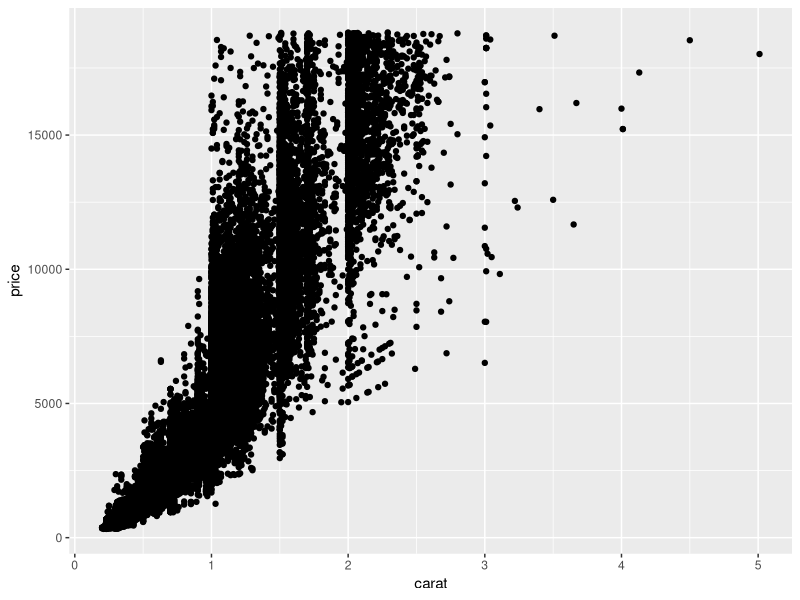
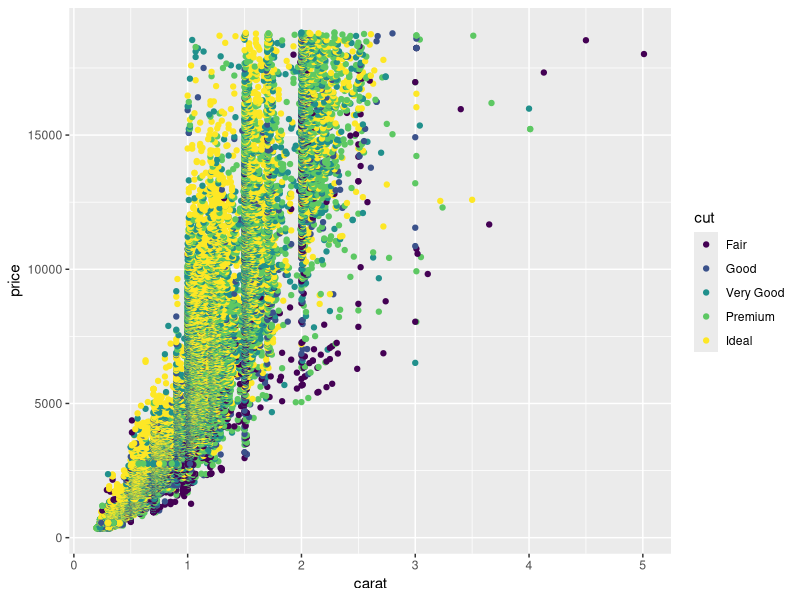
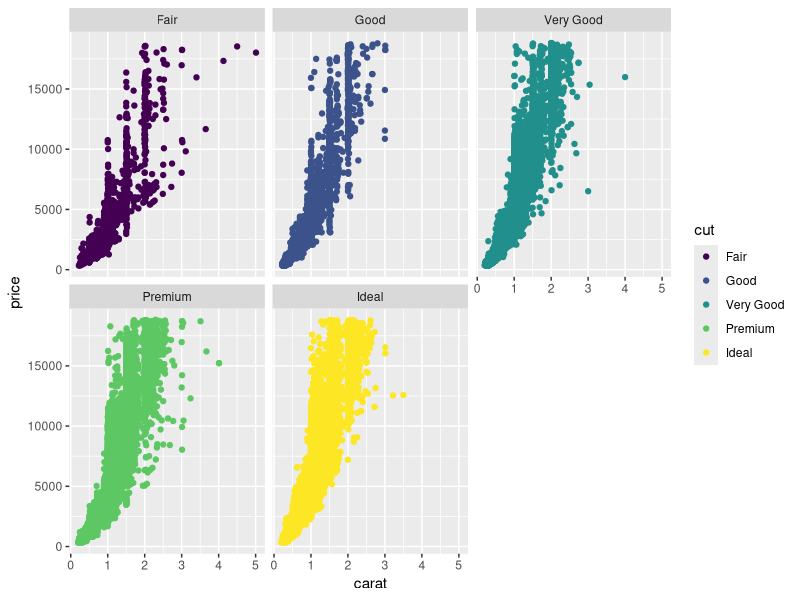
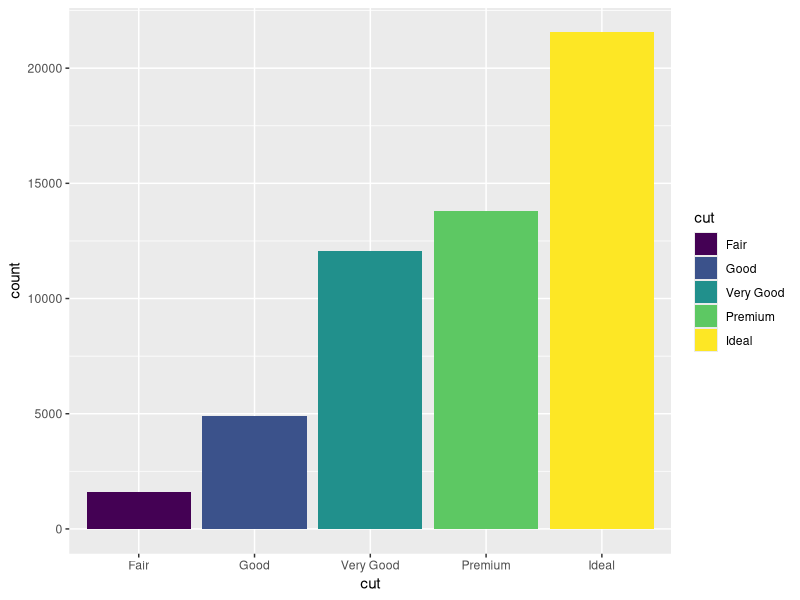
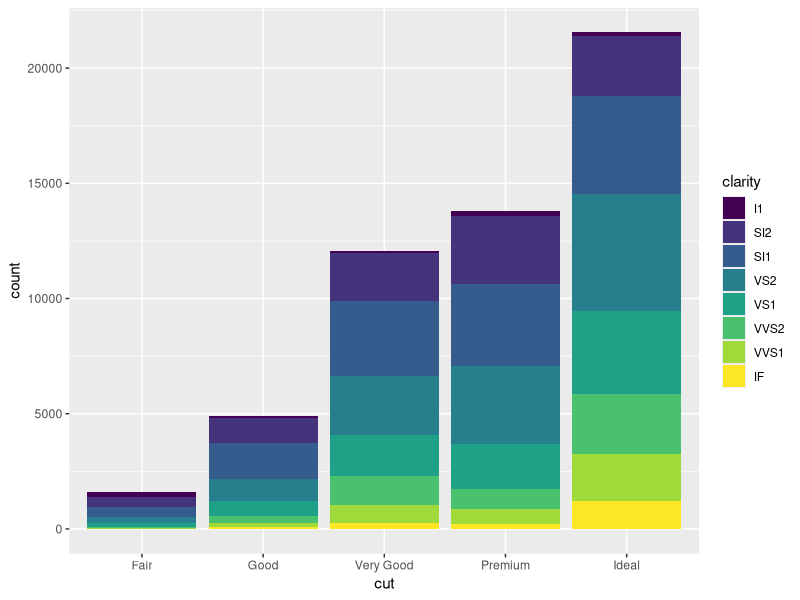
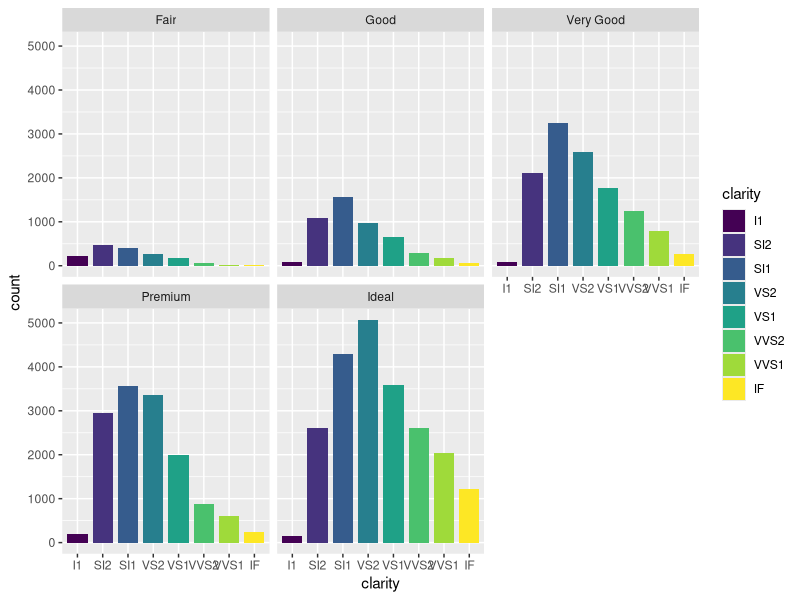

Write R code to recreate these figures, in order.
# Load the installed tidyverse packages
library("tidyverse")

# Load the diamond data set consisting of 10 columns, which includes
# price and physical attributes like carat and clarity for 
# 53,940 diamonds. The diamond data set comes from the pre-installed 
# ggplot2 package, which is part of the tidyverse collection of packages
data(diamonds)

# Display the full contents of the diamonds dataset 
# in a spreadsheet-like format within the the data viewer
# The diamonds dataset is stored as a data frame 
# with 10 columns and 53,490 rows
View(diamonds)

# Preview the columns and first 6 rows of the data frame
head(diamonds)

# Return summaries of the diamonds data frame arranged 
# horizontally by using glimpse(), str(), and colnames() functions:
# Return the transposed version of the data frame with
# column names running down and the few first rows running across
glimpse(diamonds)
# Return the structural overview of the data frame,
# including column names, data types, and the
# first 10 rows of each column in the data frame
str(diamonds)
# Return the list of column names in the data frame
colnames(diamonds)

# Rename several columns in the diamonds dataset
rename(diamonds, carat_new = carat, cut_new = cut)

# Generate mean for the diamonds' carat values
summarize(diamonds, mean_carat = mean(carat))

# Build visualization with the ggplot2 package:
# The code below takes the "diamonds" data, 
# plots the carat column on the X-axis, 
# the price column on the Y-axis, 
# and represents the data as a scatter plot 
# using the "geom_point()" command.
ggplot(data = diamonds, mapping = aes(x = carat, y = price)) + geom_point()

# Use the size argument to decrease the size of data points and
# color argument to change the color of the data points 
# so the colors represent the different diamonds' cut categories
ggplot(data = diamonds, mapping = aes(x = carat, y = price, color = cut), size = 1) +
  geom_point()

# Use the "facet_wrap()" function to create 
# different plots for each category of diamond' cuts
ggplot(data = diamonds, mapping = aes(x = carat, y = price, color = cut), size = 1) +
  geom_point() + 
  facet_wrap(~cut)

# The code below takes the "diamonds" data,
# plots the cut column on the x-axis, the 
# count of observations for each cut on the y-axis,
# and represents the data as a bar chart with 
# differently colored bars to represent
# the 5 categories of diamonds' cut in the data.
# The bar chart compares the quantity of diamonds
# in each category relative to each other, with
# over 20,000 diamonds are observed to have an
# ideal cut, which is the most common type of
# diamond cut categories recorded in the data. 
ggplot(data = diamonds) +
  geom_bar(mapping = aes(x = cut, fill = cut), width = 0.9)


# Map fill argument to the clarity variable to
# create a stacked bar chart that represent
# 40 different combinations of cut and clarity as 
# differently sized and colored rectangles. The difference 
# in colors within the same bar reflects the difference 
# in clarity types within the same cut, while the  
# the length of rectangle is proportionate to the amount
# of that specific combination of cut and clarity observed.
# The stacked bar chart compares the difference in volume 
# between both the 5 different categories of diamonds' cut and 
# the 8 different types of clarity within each cut category.
ggplot(data = diamonds) +
  geom_bar(mapping = aes(x = cut, fill = clarity), width = 0.9)

# Use the facet_wrap function to create a separate bar chart
# for every category of diamonds' cut, with each bar chart
# use colors and height of bars to compare the volume of 
# 8 different types of clarity present in each cut category.
ggplot(data = diamonds) +
  geom_bar(mapping = aes(x = clarity, fill = clarity), width = 0.8) +
  facet_wrap(~cut)

